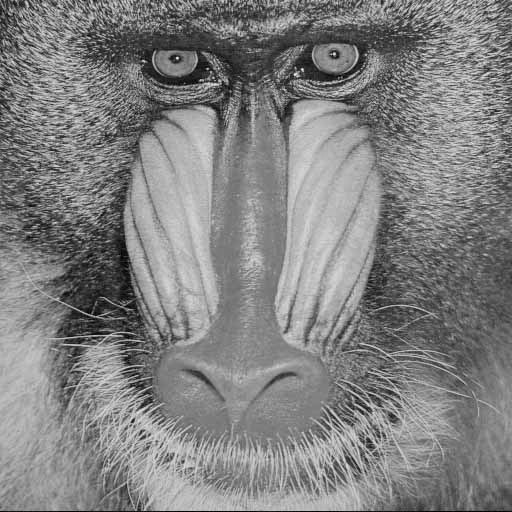
#> input picture Trabalho-3/img/baboon.pgm, 512 x 512 px, found by its file name; its folder holds only this picture in this run
$ python contraste.py img/baboon.pgm
#> lines starting #> are read from the running program, lines starting #| are printed output that depends on the picture; after the words box and inside, x2 and y2 are one past the last pixel; in counts of white or black regions, pixels touching at a corner belong together
#> further down, img is the input picture: shape (512, 512); min 0, max 248, mean 128.9
### Trabalho-3/limi_lib.py
import cv2 as cv
import numpy as np
from matplotlib import pyplot as plt

# [39 lines left out: function mediana, not called in this run]

def contraste(img,n):
#> called with n = 9
    newimg = np.zeros(img.shape)

    if n%2 == 1:
        n = n - 1


    for i in range(len(img)):
        for j in range(len(img[i])):

            leftlim = int(j - (n/2))
            rightlim = int(j + (n/2))

            uplim = int(i - (n/2))
            downlim = int(i + (n/2))

            if leftlim < 0:
                leftlim = 0

            if rightlim > img.shape[1]:
                rightlim = img.shape[1]

            if uplim < 0:
                uplim = 0

            if downlim > img.shape[0]:
                downlim = img.shape[0]

            l = img[uplim:downlim,leftlim:rightlim]

            pixmax = int(l.max())
            pixmin = int(l.min())

            if img[i][j] - pixmin > pixmax - img[i][j]:
                newimg[i][j] = 1
            else:
                newimg[i][j] = 0
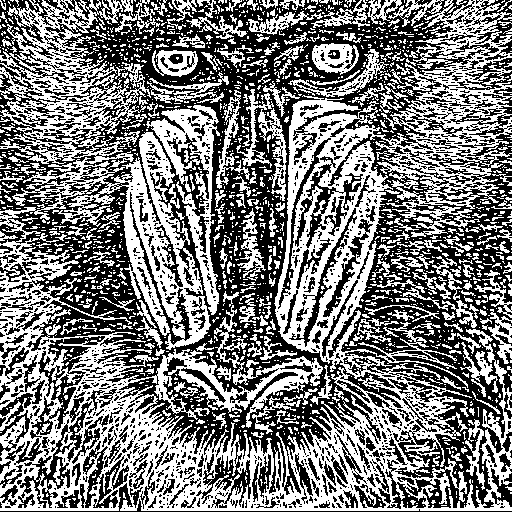
#> newimg: shape (512, 512) float64; values 0 (black) and 1 (white), 48.4% white; 1811 white regions (1516 under 20 px), largest, box (x1, y1, x2, y2) and area: (0, 0, 512, 511) 88945, (146, 105, 220, 315) 4154, (312, 43, 359, 75) 883


    return newimg.astype(np.uint8)

# [186 lines left out: functions phansalskar, sauvola, niblak, bernsen, plotar_histograma_t, not called in this run]

def plotar_histograma(img):
    plt.hist(img.ravel(),256,[0,256])
    plt.show()

# [36 lines left out: functions limi_global, ridler_calvard, not called in this run]

### Trabalho-3/contraste.py
import cv2 as cv
import numpy as np
import sys
import limi_lib as limi

imgname = sys.argv[1]

imgpath = "img/" + imgname


try:
    img = cv.imread(imgpath,0)

    cv.imshow("Imagem original",img)


    n = 9


    newimg = limi.contraste(img,n)*255


    cv.imshow("Resultado",newimg)
    cv.waitKey(0)
    cv.destroyAllWindows()

except:
    print("Imagem " + imgname + " não existe na pasta img")

$ run again, on Trabalho-3/img/retina.pgm
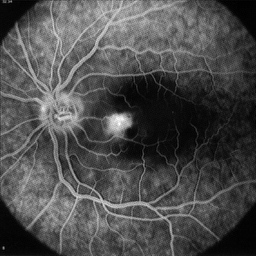
#> input picture Trabalho-3/img/retina.pgm, 256 x 256 px, found by its file name
#> img is the input picture: shape (256, 256); min 0, max 255, mean 76.7
#> after the loop in contraste, `for i in range(len(img)):`:
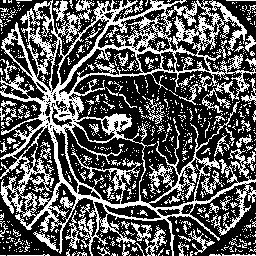
#> newimg: shape (256, 256) float64; values 0 (black) and 1 (white), 35.4% white in thin lines or dots

$ run again, on Trabalho-3/img/sonnet.pgm
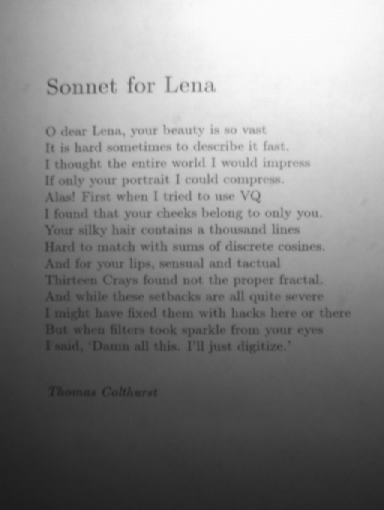
#> input picture Trabalho-3/img/sonnet.pgm, 384 x 510 px, found by its file name
#> img is the input picture: shape (510, 384); min 27, max 251, mean 133.2
#> after the loop in contraste, `for i in range(len(img)):`:
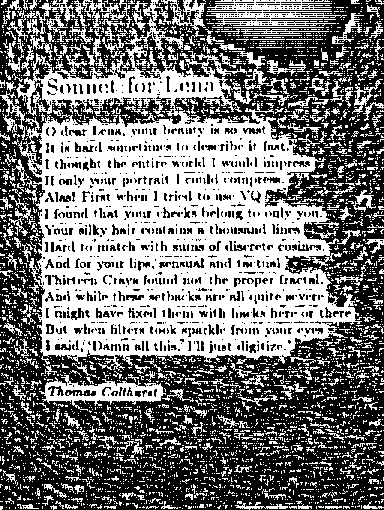
#> newimg: shape (510, 384) float64; values 0 (black) and 1 (white), 47.2% white; 3680 white regions (3367 under 20 px), largest, box (x1, y1, x2, y2) and area: (16, 0, 362, 371) 59550, (206, 0, 347, 26) 1882, (39, 375, 166, 411) 1786

$ run again, on Trabalho-3/img/monarch.pgm
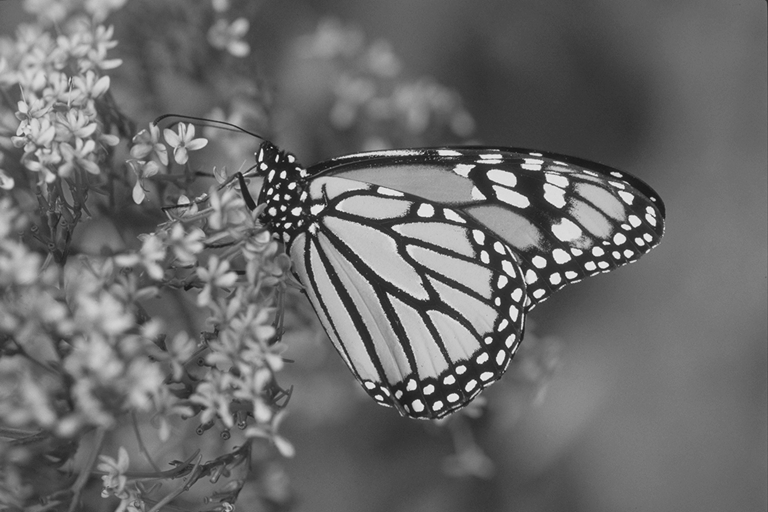
#> input picture Trabalho-3/img/monarch.pgm, 768 x 512 px, found by its file name
#> img is the input picture: shape (512, 768); min 17, max 244, mean 107
#> after the loop in contraste, `for i in range(len(img)):`:
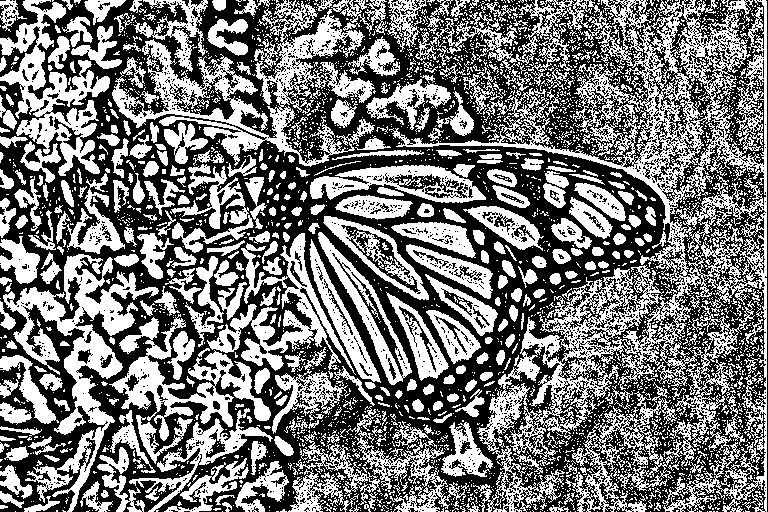
#> newimg: shape (512, 768) float64; values 0 (black) and 1 (white), 46.6% white; 3190 white regions (2794 under 20 px), largest, box (x1, y1, x2, y2) and area: (389, 0, 767, 512) 45740, (112, 0, 375, 167) 11937, (3, 254, 159, 512) 9697
